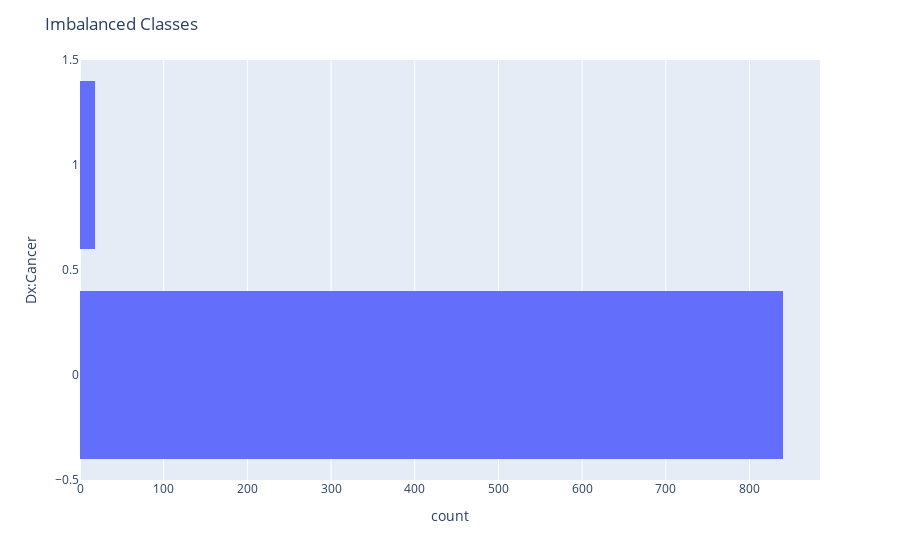

Notebook code for this chart:
### Code cell
dx_cancer = px.histogram(risk_factor_df, y="Dx:Cancer")
dx_cancer.update_layout(bargap=0.2)
dx_cancer.update_layout(title = "Imbalanced Classes")
dx_cancer.show()

### Figure 1 — Plotly figure (JSON) as saved in the notebook; plotly's stock layout.template omitted (floating-point values rounded to 4 significant figures; data arrays with more than 128 entries replaced by an {"elided": "..."} marker saying what was removed)
{"data": [{"alignmentgroup": "True", "bingroup": "y", "hovertemplate": "count=%{x}<br>Dx:Cancer=%{y}<extra></extra>", "legendgroup": "", "marker": {"color": "#636efa", "pattern": {"shape": ""}}, "name": "", "offsetgroup": "", "orientation": "h", "showlegend": false, "type": "histogram", "xaxis": "x", "y": {"elided": "858 int values"}, "yaxis": "y"}], "layout": {"autosize": true, "bargap": 0.2, "barmode": "relative", "legend": {"tracegroupgap": 0}, "margin": {"t": 60}, "title": {"text": "Imbalanced Classes"}, "xaxis": {"anchor": "y", "autorange": true, "domain": [0, 1], "range": [0, 884.2], "title": {"text": "count"}}, "yaxis": {"anchor": "x", "autorange": true, "domain": [0, 1], "range": [-0.5, 1.5], "title": {"text": "Dx:Cancer"}, "type": "linear"}}}
